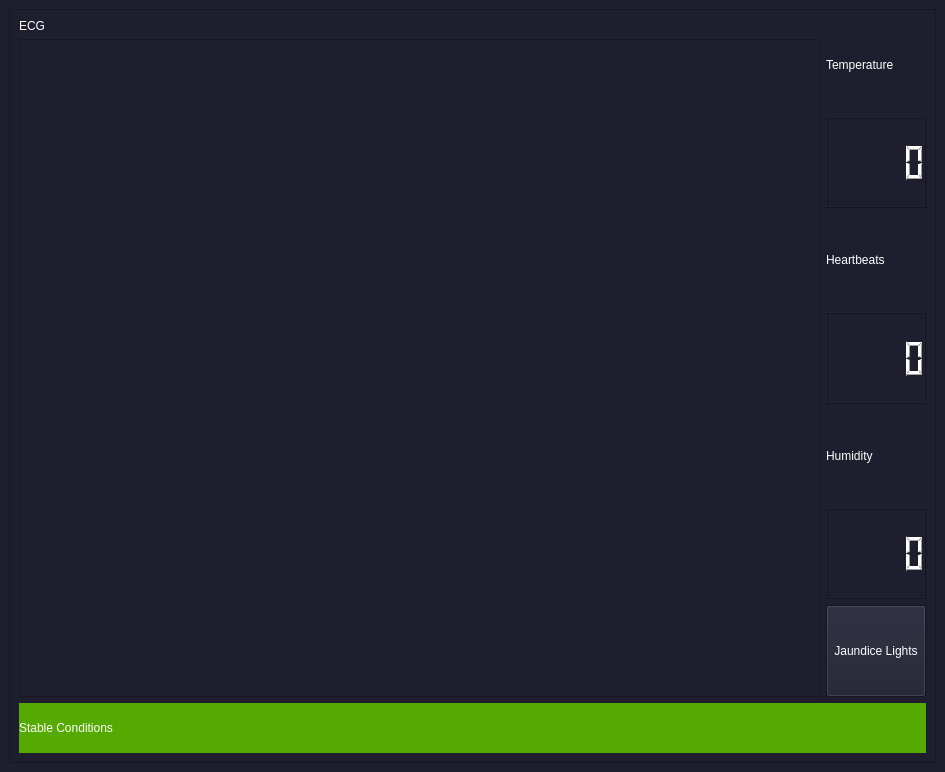
<?xml version="1.0" encoding="UTF-8"?>
<ui version="4.0">
 <class>VoiceRecognizer</class>
 <widget class="QMainWindow" name="VoiceRecognizer">
  <property name="geometry">
   <rect>
    <x>0</x>
    <y>0</y>
    <width>945</width>
    <height>772</height>
   </rect>
  </property>
  <property name="windowTitle">
   <string>MainWindow</string>
  </property>
  <property name="styleSheet">
   <string notr="true">background-color: #1e1e2f;</string>
  </property>
  <widget class="QWidget" name="centralwidget">
   <layout class="QGridLayout" name="gridLayout_2">
    <item row="0" column="0">
     <widget class="QFrame" name="frame">
      <property name="styleSheet">
       <string notr="true">color:white;</string>
      </property>
      <property name="frameShape">
       <enum>QFrame::StyledPanel</enum>
      </property>
      <property name="frameShadow">
       <enum>QFrame::Raised</enum>
      </property>
      <layout class="QGridLayout" name="gridLayout">
       <item row="0" column="0">
        <layout class="QVBoxLayout" name="verticalLayout_3">
         <item>
          <layout class="QHBoxLayout" name="horizontalLayout">
           <item>
            <layout class="QVBoxLayout" name="verticalLayout">
             <item>
              <widget class="QLabel" name="label">
               <property name="text">
                <string>ECG</string>
               </property>
              </widget>
             </item>
             <item>
              <widget class="QGraphicsView" name="graphicsView"/>
             </item>
            </layout>
           </item>
           <item>
            <layout class="QVBoxLayout" name="verticalLayout_2">
             <item>
              <widget class="QLabel" name="label_2">
               <property name="text">
                <string>Temperature</string>
               </property>
              </widget>
             </item>
             <item>
              <widget class="QLCDNumber" name="lcdNumber"/>
             </item>
             <item>
              <widget class="QLabel" name="label_4">
               <property name="text">
                <string>Heartbeats</string>
               </property>
              </widget>
             </item>
             <item>
              <widget class="QLCDNumber" name="lcdNumber_2"/>
             </item>
             <item>
              <widget class="QLabel" name="label_3">
               <property name="text">
                <string>Humidity</string>
               </property>
              </widget>
             </item>
             <item>
              <widget class="QLCDNumber" name="lcdNumber_3"/>
             </item>
             <item>
              <widget class="QPushButton" name="pushButton">
               <property name="sizePolicy">
                <sizepolicy hsizetype="Minimum" vsizetype="Minimum">
                 <horstretch>0</horstretch>
                 <verstretch>0</verstretch>
                </sizepolicy>
               </property>
               <property name="minimumSize">
                <size>
                 <width>100</width>
                 <height>0</height>
                </size>
               </property>
               <property name="text">
                <string>Jaundice Lights</string>
               </property>
              </widget>
             </item>
            </layout>
           </item>
          </layout>
         </item>
         <item>
          <widget class="QLabel" name="label_5">
           <property name="sizePolicy">
            <sizepolicy hsizetype="Minimum" vsizetype="Minimum">
             <horstretch>0</horstretch>
             <verstretch>0</verstretch>
            </sizepolicy>
           </property>
           <property name="minimumSize">
            <size>
             <width>0</width>
             <height>50</height>
            </size>
           </property>
           <property name="styleSheet">
            <string notr="true">background-color: rgb(85, 170, 0);
text-align: center;</string>
           </property>
           <property name="text">
            <string>Stable Conditions</string>
           </property>
          </widget>
         </item>
        </layout>
       </item>
      </layout>
     </widget>
    </item>
   </layout>
  </widget>
 </widget>
 <resources/>
 <connections/>
</ui>
